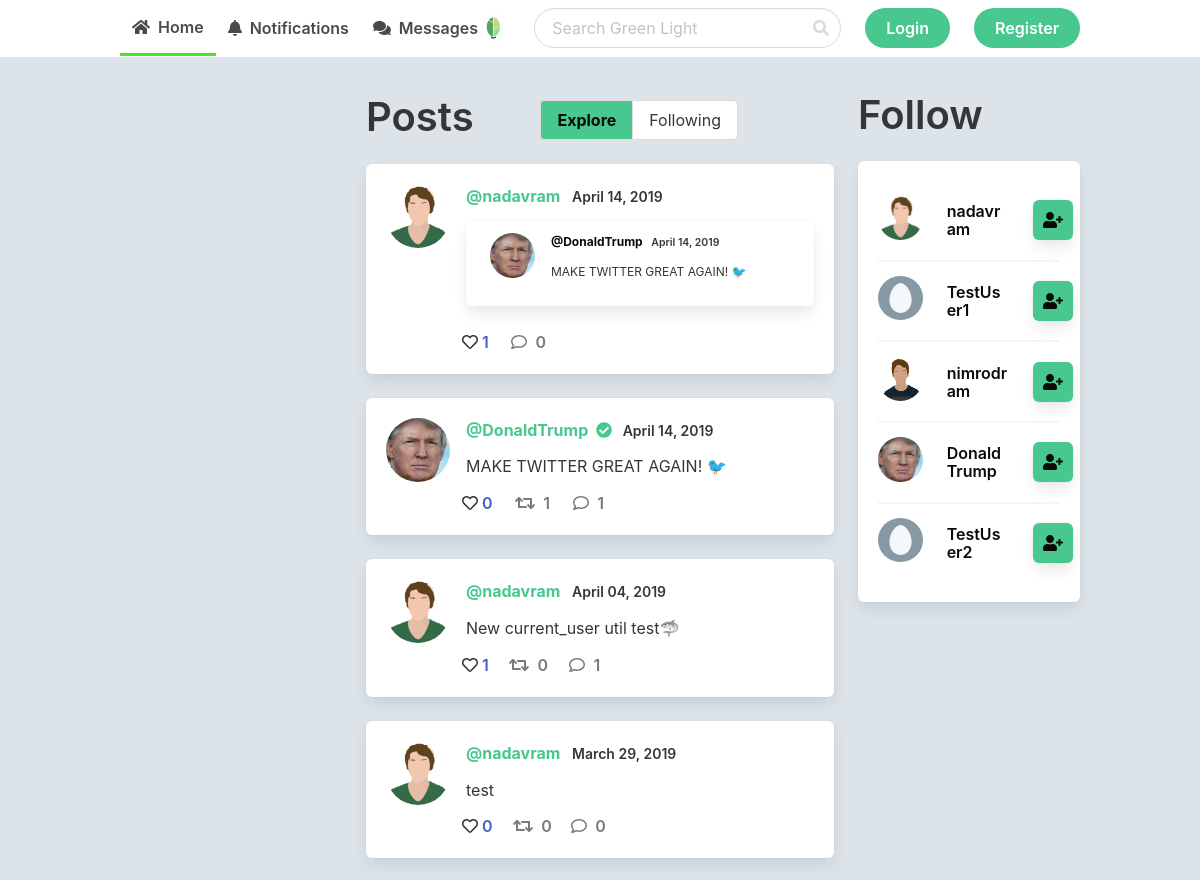
The app's page / (upper part), older data.
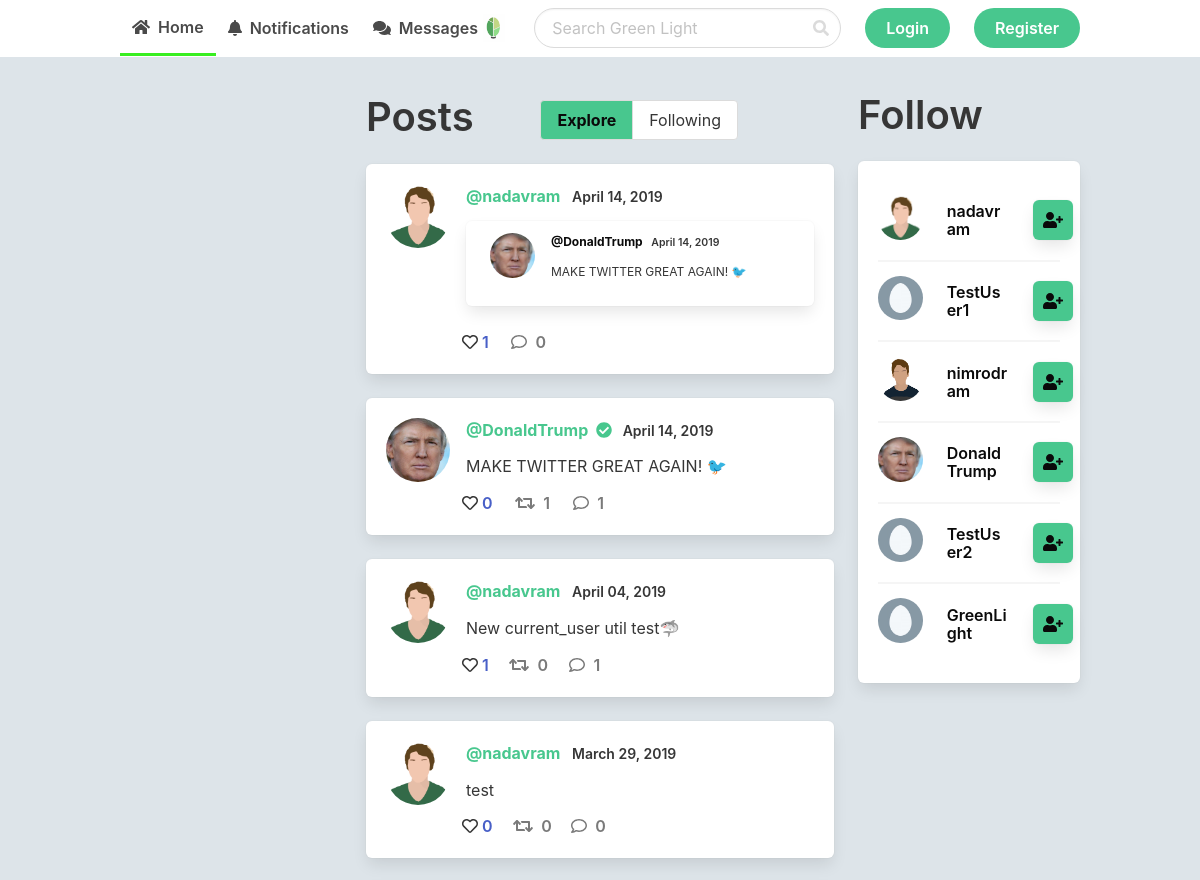
The same page, newer data.
### app.py (models this page shows, shortened)
class Post(db.Model):
    id = db.Column(db.Integer, primary_key=True)
    date_posted = db.Column(db.DateTime, nullable=False,
                            default=datetime.utcnow)
    content = db.Column(db.Text, nullable=False)
    user_id = db.Column(db.Integer, db.ForeignKey('user.id'), nullable=False)
    retweet = db.Column(db.Integer, default=None, nullable=True, unique=False)
    comment = db.Column(db.Integer, default=None, nullable=True, unique=False)

class User(db.Model):
    id = db.Column(db.Integer, primary_key=True)
    username = db.Column(db.String(25), unique=True, nullable=False)
    email = db.Column(db.String(120), unique=True, nullable=False)
    image_file = db.Column(db.String(20), default='default.jpg')
    password = db.Column(db.String(64), nullable=False)
    verified = db.Column(db.Integer, default=0, nullable=True)
    posts = db.relationship('Post', backref='author', lazy=True)
    likes = db.relationship('Post', secondary=likes,
                            backref=db.backref('likes', lazy='dynamic'), lazy='dynamic')
    followed = db.relationship('User', secondary=followers,
                               primaryjoin=(followers.c.follower_id == id),
                               secondaryjoin=(followers.c.followed_id == id),
                               backref=db.backref('followers', lazy='dynamic'), lazy='dynamic')

### app.py (the view)
@app.route('/')
def home():
    posts = Post.query.filter_by(comment=None).all()
    follow_suggestions = User.query.all()[0:6]
    if current_user():  # If there is a user in the session
        if current_user() in follow_suggestions:  # If the current user is in the user's follow suggestions
            follow_suggestions.remove(current_user())
    return render_template('home.html', posts=posts, user=current_user(), Post_model=Post, likes=likes, follow_suggestions=follow_suggestions, User=User)

### app.py (called while the page is built)
def current_user():
    if len(session) > 0:
        return User.query.filter_by(username=session['username']).first()
    else:
        return None

### templates/home.html (shortened to what this page needs)
{% extends 'layout.html' %}
{% block body %}
<div class="columns">
    <div class="column is-one-quarter is-hidden-touch">
    </div>
    <div class="column is-half">
        <div class="level is-hidden-touch">
            <div class="level-left">
                <h2 class="title is-2">Posts</h2>
            </div>
            <div class="level-right">
                <div class="field has-addons" style="margin: .5rem 6rem 0 0;">
                    <p class="control">
                        {% if url_for(request.endpoint) == url_for('home') %}
                        <a class="button has-background-success has-text-black has-text-weight-bold"
                            href="{{ url_for('home') }}">
                            <span>Explore</span>
                        </a>
                        {% else %}
                        <a class="button" href="{{ url_for('home') }}">
                            <span>Explore</span>
                        </a>
                        {% endif %}
                    </p>
                    <p class="control">
                        {% if url_for(request.endpoint) == url_for('home_following') %}
                        <a class="button has-background-success has-text-black has-text-weight-bold"
                            href="{{ url_for('home_following') }}">
                            <span>Following</span>
                        </a>
                        {% else %}
                        <a class="button" href="{{ url_for('home_following') }}">
                            <span>Following</span>
                        </a>
                        {% endif %}
                    </p>
                </div>
            </div>
        </div>
        {% for post in posts|reverse %}
        {% include "includes/_post.html" %}
        {% endfor %}
    </div>
    <div class="column is-one-quarter is-hidden-touch">
        <div class="wrap" style="position: -webkit-sticky; position: sticky; top: 0;">
            <h2 class="title is-2">Follow</h2>
            <div class="box">
                {% for suggestion in follow_suggestions %}
                <div class="columns is-vcentered" style="margin-top: 2px; margin-bottom: 2px;">
                    <div class="column is-one-third">
                        <img src="{{ url_for('static', filename='profile_pics/' + suggestion.image_file) }}"
                            alt="{{ suggestion.username }}" class="profile" width="60">
                    </div>
                    <div class="column">
                        <h2 class="title is-6 has-text-black">{{ suggestion.username }}</h2>
                    </div>
                    <div class="column is-one-quarter">
                        {% if user in suggestion.followers.all() %}
                        <a href="{{ url_for('unfollow', id=suggestion.id) }}">
                            <div class="box icon has-background-light is-small">
                                <i class="fas fa-user-minus has-text-danger"></i>
                            </div>
                        </a>
                        {% else %}
                        <a href="{{ url_for('follow', id=suggestion.id) }}">
                            <div class="box has-background-success icon is-small">
                                <i class="fas fa-user-plus has-text-black"></i>
                            </div>
                        </a>
                        {% endif %}
                    </div>
                </div>
                {% if suggestion != follow_suggestions[-1] %}
                <hr class="is-marginless">
                {% endif %}
                {% endfor %}
            </div>
        </div>
    </div>
</div>
{% endblock %}

### templates/layout.html (shortened to what this page needs)
<!DOCTYPE html>
<html style="background-color: #dde4e9;">
<head>
    <link rel="stylesheet" href="https://cdnjs.cloudflare.com/ajax/libs/bulma/0.7.4/css/bulma.min.css">
</head>
<body class="has-navbar-fixed-top">
    {% include 'includes/_navbar.html' %}
    <div class="container" style="padding-top: 1rem;">
        {% include 'includes/_flash.html' %}
        {% block body %}
        {% endblock %}
    </div>
</body>
</html>

### templates/includes/_navbar.html (shortened to what this page needs)
<div class="navbar is-fixed-top has-text-weight-semibold" style="border-bottom: 1px solid rgba(0, 0, 0, 0);">
    <div class="container">
        <div class="navbar-menu">
            <div class="navbar-start">
                <a href="{{ url_for('home') }}" class="navbar-item home-nav"><i
                        class="fas fa-home has-black-bis"></i>&nbsp;&nbsp;Home</a>
                <a href="/notifications" class="navbar-item notif-nav"><i
                        class="fas fa-bell has-black-bis"></i>&nbsp;&nbsp;Notifications</a>
                <a href="/messages" class="navbar-item msg-nav"><i
                        class="fas fa-comments has-black-bis"></i>&nbsp;&nbsp;Messages</a>
            </div>
        </div>
        <div class="navbar-brand">
            <a class="navbar-item has-text-info" href="{{ url_for('home') }}">
                <img src="{{ url_for('static', filename='graphics/' + 'greenlightlogo.png') }}" alt="">
            </a>
        </div>
        <div class="navbar-menu">
            <div class="navbar-end">
                <div class="navbar-item search-nav">
                    <form action="{{ url_for('search')  }}" method="POST">
                        <div class="control has-icons-right">
                            <input type="search" placeholder="Search Green Light" class="input is-rounded" name="search">
                            <span class="icon is-right">
                            </span>
                        </div>
                    </form>
                </div>
                {% if session.logged_in %}
                <div class="navbar-item">
                    <a href="{{ url_for('new_post') }}" class="button is-success is is-rounded"><i
                            class="fas fa-pen-nib"></i>&nbsp;&nbsp;Post</a>
                </div>
                <div class="navbar-item has-dropdown is-hoverable">
                    <a class="navbar-item">
                        <span class="icon has-text-success">
                            <i class="fas fa-lg fa-ellipsis-v"></i>
                        </span>
                    </a>
                    <div class="navbar-dropdown">
                        <a class="navbar-item has-text-success" href="{{ url_for('profile') }}">
                            <i class="fas fa-user"></i>&nbsp;&nbsp;Profile
                        </a>
                        <a class="navbar-item has-text-success" href="{{ url_for('logout') }}">
                            <i class="fas fa-sign-out-alt"></i>&nbsp;&nbsp;Logout
                        </a>
                    </div>
                </div>
            </div>
            {% else %}
            <div class="navbar-item">
                <a href="{{ url_for('login') }}" class="button is-success is is-rounded">Login</a>
            </div>
            <div class="navbar-item">
                <a href="{{ url_for('register') }}" class="button is-success is is-rounded">Register</a>
            </div>
            {% endif %}
        </div>
    </div>
</div>
</div>

### templates/includes/_flash.html (shortened to what this page needs)
<div class="columns is-centered">
    <div class="column is-half">
    </div>
</div>

### templates/includes/_post.html (shortened to what this page needs)
{% set id = post.id %}
<a href="/post/{{post.id}}" class="has-text-dark">
    <div class="box" id="{{id}}">
        <article class="media">
            <figure class="media-left">
                <p class="image is-64x64">
                    {% set profile_pic = url_for('static', filename='profile_pics/' + post.author.image_file) %}
                    <img src="{{ profile_pic }}" style="width: 64px; height: 64px;" class="profile">
                </p>
            </figure>
            <div class="media-content">
                <div class="content">
                    <p style="margin-bottom: .8rem;">
                        <strong class="has-text-success">@{{post.author.username}}{% if post.author.verified %}
                            &nbsp;<i class="fas fa-check-circle"></i>
                            {% endif %}</strong>
                        <small
                            class="has-text-weight-semibold">&nbsp;&nbsp;{{post.date_posted.strftime('%B %d, %Y')}}</small>
                        <br>
                        <p style="margin-bottom: .8rem;">{{post.content}}</p>
                        {% if post.retweet != None  %}
                        {% set retweet = Post_model.query.filter_by(id=post.retweet).first() %}
                        <div class="box" style="padding: 0.75rem 1.5rem;">
                            <a href="/post/{{retweet.id}}" class="has-text-dark">
                                <div class="content is-small">
                                    <img src="{{ url_for('static', filename='profile_pics/' + retweet.author.image_file) }}"
                                        alt="Profile Picture" class="profile is-pulled-left" width="45"
                                        style="margin: auto 1rem auto 0;">
                                    <p>
                                        <strong
                                            class="has-text-black">@{{retweet.author.username}}</strong>
                                        <small
                                            class="has-text-weight-semibold">&nbsp;&nbsp;{{retweet.date_posted.strftime('%B %d, %Y')}}</small>
                                        <br>
                                        <p style="margin-bottom: .8rem;">{{retweet.content}}</p>
                                    </p>
                                </div>
                            </a>
                        </div>
                        {% endif %}
                    </p>
                </div>
                <div class="level-left">
                    <a class="level-item has-text-weight-semibold" href="/like/{{post.id}}" style="margin-right: 2rem;">
                        {% if user != None %}
                        {% if user in post.likes.all() %}
                        <span class="icon is-small has-text-danger"><i
                                class="fas fa-heart"></i>&nbsp;&nbsp;</span>{{post.likes.all()|length}}
                        {% else %}
                        <span class="icon is-small has-text-dark"><i
                                class="far fa-heart"></i>&nbsp;&nbsp;</span>{{post.likes.all()|length}}
                        {% endif %}
                        {% else %}
                        <span class="icon is-small has-text-dark"><i
                                class="far fa-heart"></i>&nbsp;&nbsp;</span>{{post.likes.all()|length}}
                        {% endif %}
                    </a>
                    {% if post.retweet == None %}
                    {% set post_retweets = Post_model.query.filter_by(retweet=post.id).all()|length %}
                    <a class="level-item has-text-weight-semibold" href="/retweet/{{post.id}}"
                        style="margin-right: 2.5rem;">
                        {% if user != None %}
                        {% if Post_model.query.filter_by(user_id=user.id).filter_by(retweet=post.id).first() %}
                        <span class="icon is-small has-text-dark"><i
                                class="fas fa-retweet"></i>&nbsp;&nbsp;{{post_retweets}}</span>
                        {% else %}
                        <span class="icon is-small has-text-grey"><i
                                class="fas fa-retweet"></i>&nbsp;&nbsp;{{post_retweets}}</span>
                        {% endif %}
                        {% else %}
                        <span class="icon is-small has-text-grey"><i
                                class="fas fa-retweet"></i>&nbsp;&nbsp;{{post_retweets}}</span>
                        {% endif %}
                    </a>
                    {% endif %}
                    {% if post.comment == None %}
                    {% set post_comments = Post_model.query.filter_by(comment=post.id).all()|length %}
                    <a class="level-item has-text-weight-semibold" href="/new_comment/{{post.id}}"
                        style="margin-right: 2rem;">
                        {% if user != None %}
                        {% if Post_model.query.filter_by(user_id=user.id).filter_by(comment=post.id).first() %}
                        <span class="icon is-small has-text-dark"><i
                                class="fas fa-comment"></i>&nbsp;&nbsp;{{post_comments}}</span>
                        {% else %}
                        <span class="icon is-small has-text-grey"><i
                                class="far fa-comment"></i>&nbsp;&nbsp;{{post_comments}}</span>
                        {% endif %}
                        {% else %}
                        <span class="icon is-small has-text-grey"><i
                                class="far fa-comment"></i>&nbsp;&nbsp;{{post_comments}}</span>
                        {% endif %}
                    </a>
                    {% endif %}
                </div>
            </div>
        </article>
    </div>
</a>

### templates/includes/_navbar.html (style rules this page uses)
a.home-nav { border-bottom: 3px solid hsl(113, 86%, 53%); }

### templates/layout.html (style rules this page uses)
img.profile { object-fit: cover; border-radius: 50%; }

Row changes from the older to the newer data that the page shows:
added User: image_file (placeholder picture), username "GreenLight"
